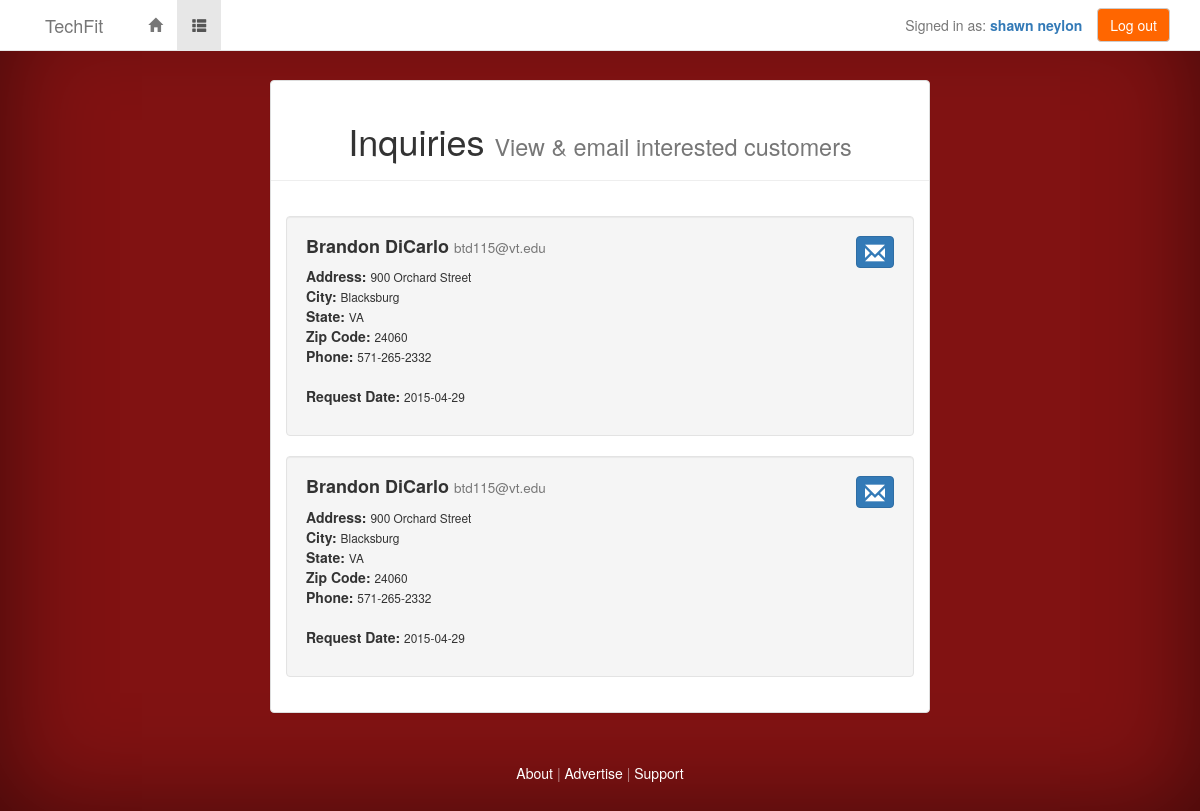
Page /inquiries.php (signed in) on the earlier database version.
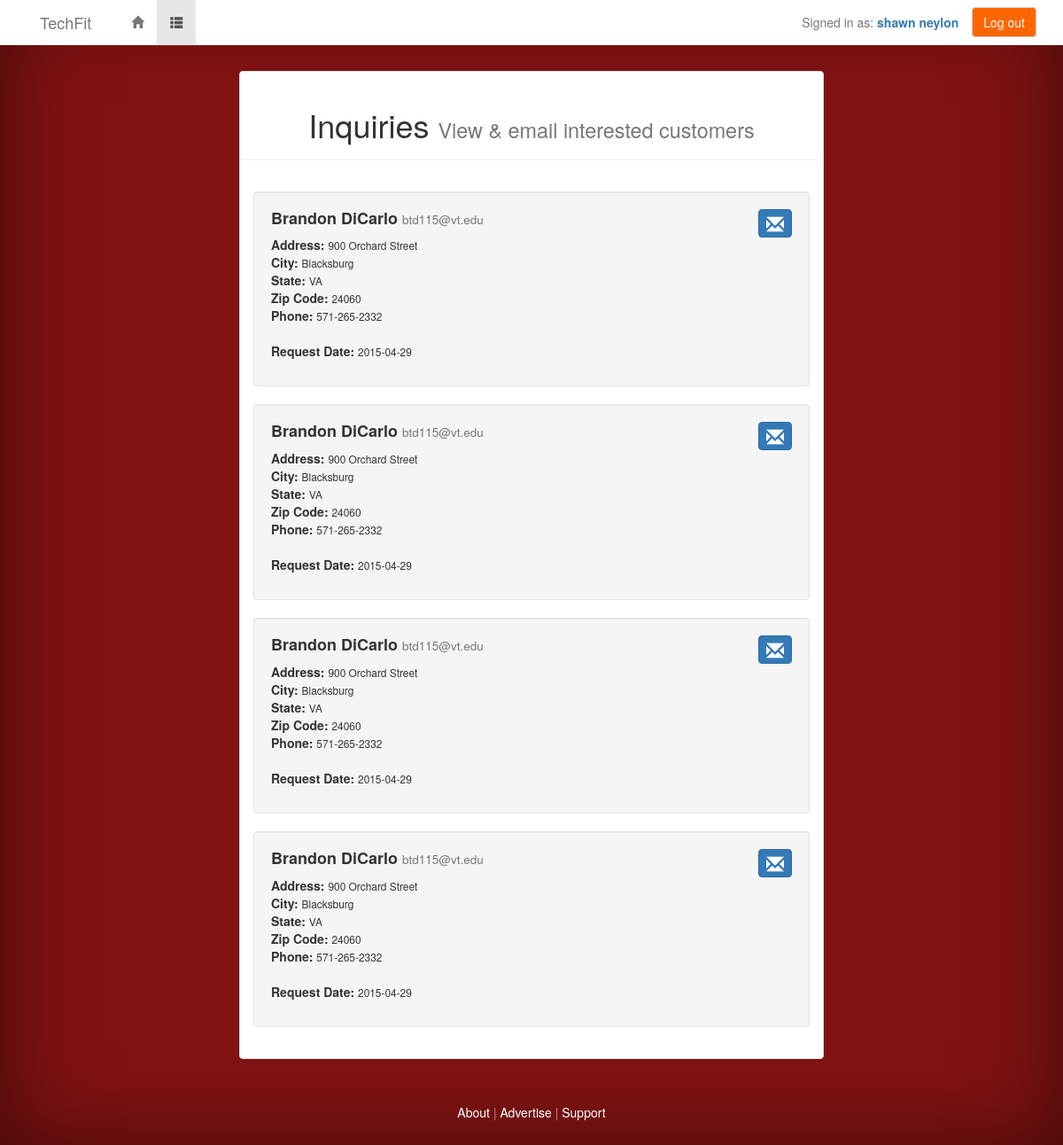
Same page on the later database version.
### tables this page shows
CREATE TABLE IF NOT EXISTS `ae_trainingregistration` (
  `TrainingRegistrationId` int(11) NOT NULL AUTO_INCREMENT,
  `RequestDate` date DEFAULT NULL,
  `UserId` int(11) NOT NULL,
  `ProviderId` int(11) NOT NULL,
  PRIMARY KEY (`TrainingRegistrationId`),
  KEY `UserId` (`UserId`)
);

CREATE TABLE IF NOT EXISTS `user` (
  `UserId` int(11) NOT NULL AUTO_INCREMENT,
  `FirstName` varchar(255) DEFAULT NULL,
  `LastName` varchar(255) DEFAULT NULL,
  `Email` varchar(255) DEFAULT NULL,
  `Password` varchar(255) DEFAULT NULL,
  `Gender` varchar(255) DEFAULT NULL,
  `Address` varchar(255) DEFAULT NULL,
  `City` varchar(255) DEFAULT NULL,
  `State` varchar(255) DEFAULT NULL,
  `ZipCode` int(11) DEFAULT NULL,
  `Phone` varchar(255) DEFAULT NULL,
  `SearchingFor` longtext,
  PRIMARY KEY (`UserId`),
  UNIQUE KEY `Email` (`Email`),
  KEY `ZipCode` (`ZipCode`),
  KEY `UserId` (`UserId`)
);

### inquiries.php (the view, shortened to what this page needs)
<html>
<head>
    <link href="bootstrap-3.3.2-dist/css/bootstrap.min.css" rel="stylesheet">
	<link rel="stylesheet" type="text/css" href="css/style.css">
</head>
<body>
	<div class="site-wrapper">
        <div class="site-wrapper-inner-listings">
            <div class="cover-container">
            <?
				include('templates/navMenuProvider.php');
			?>
				<div class="inner cover">
					<div>
						<div class="panel panel-default">
							<div class="page-header text-center">
								<h1>Inquiries <small>View & email interested customers </small></h1>
							</div>
							<?
								try {
									$providerId = $_SESSION["account_record"]['ProviderId'];
									if ($_SESSION["account_type"] == "Trainer") {
										$usersSql = "select * from AE_TrainingRegistration inner join User on AE_TrainingRegistration.UserId = User.UserId where AE_TrainingRegistration.ProviderId = '{$providerId}' order by RequestDate desc";
									}elseif ($_SESSION["account_type"] == "Gym") {
										$usersSql = "select * from AE_GymMembership inner join User on AE_GymMembership.UserId = User.UserId where AE_GymMembership.ProviderId = '{$providerId}' order by RequestDate desc";
									}
									$_SESSION['$rsUsers'] = mysqli_query($db, $usersSql);
									$listings = array();
									while($row = mysqli_fetch_array($_SESSION['$rsUsers'], MYSQLI_BOTH)) {
										$listings[] = $row;
									}
								}catch(Exception $e) {
									header('Location: errorPage.php?msg=' . $e->getMessage() . '&line=' . $e->getLine());
									exit;
								}
								function renderUserListing($row) {
									$userEmail = $row['Email'];
									$userName = $row['FirstName'] . " " . $row['LastName'];
									$userAddress = $row['Address'];
									$userCity = $row['City'];
									$userState = $row['State'];
									$userZip = $row['ZipCode'];
									$userPhone = $row['Phone'];
									$userRequestDate = $row['RequestDate']
							?>
									<div class="well">
										<span class="well-listings-icons">
											<form>
												<a type="button" name="emailUser" class="btn btn-primary btn-edit" href="mailto:<? print $userEmail ?>">
													<span class="glyphicon glyphicon-envelope"></span>
												</a>
											</form>
										</span>
										<span class="well-listings-text">
											<h4 style="margin-top:0px"><b><? print $userName ?></b> <small><? print $userEmail ?></small></h4>
											<ul class="list-unstyled">
												<li class="listing-spacing"><b>Address: </b><small><? print $userAddress ?></small><br></li>
												<li class="listing-spacing"><b>City: </b><small><? print $userCity ?></small><br></li>
												<li class="listing-spacing"><b>State: </b><small><? print $userState ?></small><br></li>
												<li class="listing-spacing"><b>Zip Code: </b><small><? print $userZip?></small><br></li>
												<li class="listing-spacing"><b>Phone: </b><small><? print $userPhone ?></small></li>
												<br>
												<li class="listing-spacing"><b>Request Date: </b><small><? print $userRequestDate ?></small></li>
											</ul>
										</span>
									</div>
							<?
								}
							?>
							<div class="panel-body">
								<div class="listings-results" id="listings-all">
									<?
										foreach($listings as $row => $value) {
											renderUserListing($listings[$row]);
										}
									?>
								</div>
							</div>
						</div>
					</div>
				</div>
				<?
					include('templates/footer.php');
				?>
			</div>
		</div>
    </div>
</body>
</html>

### templates/navMenuProvider.php (shortened to what this page needs)
<div class="masthead clearfix">
	<div class="inner">
        <nav class="navbar navbar-default navbar-fixed-top navbar-background-color">
            <div class="container-fluid custom-page-width">
			    <div class="navbar-header">
			        <a class="navbar-brand" href="index.php">TechFit</a>
			    </div>
			    <div class="collapse navbar-collapse" id="bs-example-navbar-collapse-1">
                    <ul class="nav navbar-nav navbar-left" id="nav-pills-format">
                        <?
                            if (!empty($_SESSION["account_route"])) {
                        ?>
		                        <li <?=echoActiveClassIfRequestMatches($_SESSION["account_route"])?>><a href="<? print $_SESSION["account_route"] ?>" name="profile"><span class="glyphicon glyphicon-home"></span></a></li>
				        <?
				            }else {
				        ?>
				                <li <?=echoActiveClassIfRequestMatches("index")?>><a href="index.php" name="index"><span class="glyphicon glyphicon-home"></span></a></li>
				        <?
				            }
				        ?>
						        <li <?=echoActiveClassIfRequestMatches("inquiries")?>><a href="inquiries.php"><span name="Inquiries" class="glyphicon glyphicon-th-list"></span></a></li>
                    </ul>
                    <?
						if (isset($_REQUEST["loginSubmit"])) {
							loginToUserOrProviderAccount();
						}else {
	                        if (empty($_SESSION["account_record"])) {
                    ?>
			                    <form class="navbar-form navbar-right" role="login">
							        <div class="form-group">
							          <input type="email" class="form-control" id="userExistingEmail" name="loginEmail" placeholder="Email">
							          <input type="password" class="form-control" id="userExistingPassword" name="loginPassword" placeholder="Password">
							        </div>
							        <button type="submit" name="loginSubmit" class="btn btn-default">Log in</button>
						        </form>
			        <?
				            }else {
				                if ($_SESSION["account_type"] == "User" OR $_SESSION["account_type"] == "Trainer") {
					                $accountFirstName = $_SESSION["account_record"]["FirstName"];
					                $accountLastName = $_SESSION["account_record"]["LastName"];
								}elseif ($_SESSION["account_type"] == "Gym" OR $_SESSION["account_type"] == "Advertiser") {
					                $accountFirstName = $_SESSION["account_record"]['ContactFirstName'];
					                $accountLastName = $_SESSION["account_record"]['ContactLastName'];
					            }
			        ?>
					            <a class="btn btn-default navbar-btn navbar-right" id="logoutButtonNav" role="button">Log out</a>
					            <p class="navbar-text navbar-right">Signed in as: <a href="<? print $_SESSION["account_route"] ?>" class="navbar-link" id="accountNameNav"><? print $accountFirstName . " " . $accountLastName ?></a></p>
			        <?
			                }
			            }
			        ?>
                </div>
            </div>
        </nav>
    </div>
</div>
<?
	function echoActiveClassIfRequestMatches($requestUri)
	{
	    $current_file_name = basename($_SERVER["REQUEST_URI"], ".php");
		$requestUriLength = strlen($requestUri);
	    if ($current_file_name == $requestUri) {
	        echo 'class="active"';
		}
		else if (substr($current_file_name, 0, $requestUriLength) == $requestUri) {
			echo 'class="active"';
		}
	}
?>

### templates/footer.php
<div class="mastfoot">
	<div class="inner">
		<a href="#">About</a>
		<text> | </text>
		<a href="#">Advertise</a>
		<text> | </text>
		<a href="#">Support</a>
    </div>
</div>

### css/style.css (style rules this page uses)
.well-listings-text { text-align: left; }
.well-listings-icons { float: right; }
.custom-page-width { width: 95%; }
.navbar-background-color { background-color: white; }
.btn-edit { padding: 5px 8px; font-size: 20px; }
#nav-pills-format { float: right; margin-left: 15px; }
#accountNameNav { color: #337ab7; font-weight: bold; }
#logoutButtonNav { margin-left: 15px; }
a, a:focus, a:hover { color: #fff; }
.btn-default, .btn-default:focus { color: #fff; text-shadow: none; background-color: #ff6600; }
html, body { height: 100%; background-color: #811212; }
body { color: #333; text-align: center; }
.site-wrapper { display: table; width: 100%; height: 100%; min-height: 100%; -webkit-box-shadow: inset 0 0 100px rgba(0,0,0,.5); box-shadow: inset 0 0 100px rgba(0,0,0,.5); }
.cover-container { margin-right: auto; margin-left: auto; }
.inner { padding: 30px; }
.cover { padding: 0 20px; min-height: 600px; }
.mastfoot { color: #999; color: rgba(255,255,255,.5); }
@media (min-width: 768px) { .masthead { top: 0; padding-bottom: 20px; } }
@media (min-width: 768px) { .mastfoot { bottom: 0; } }
@media (min-width: 768px) { .site-wrapper-inner-listings { vertical-align: top; } }
@media (min-width: 768px) { .masthead, .mastfoot, .cover-container { width: 100%; } }
@media (min-width: 992px) { .masthead, .mastfoot, .cover-container { width: 700px; } }

Differences in the rows shown:
added ae_trainingregistration: UserId.LastName "Brandon DiCarlo", UserId.Email "btd115@vt.edu", UserId.Address "900 Orchard Street", UserId.City "Blacksburg", UserId.State "VA", UserId.ZipCode "24060", UserId.Phone "571-265-2332", RequestDate "2015-04-29"
added ae_trainingregistration: UserId.LastName "Brandon DiCarlo", UserId.Email "btd115@vt.edu", UserId.Address "900 Orchard Street", UserId.City "Blacksburg", UserId.State "VA", UserId.ZipCode "24060", UserId.Phone "571-265-2332", RequestDate "2015-04-29"
